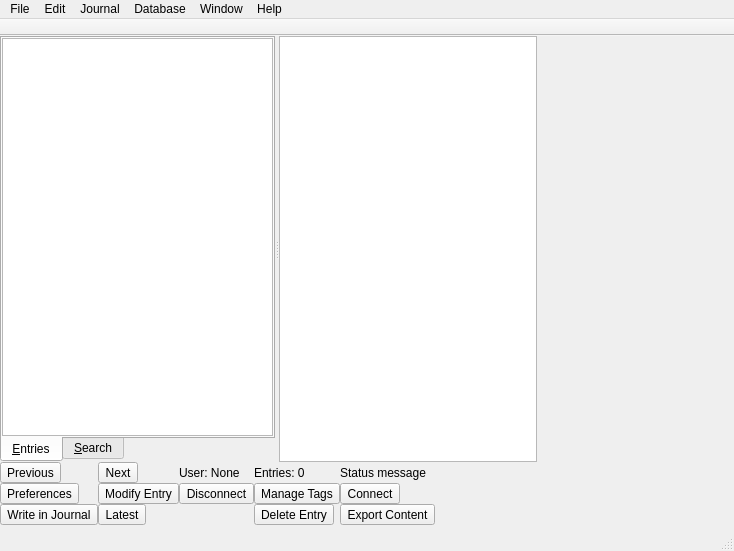
<?xml version="1.0" encoding="UTF-8"?>
<ui version="4.0">
 <class>MainWindow</class>
 <widget class="QMainWindow" name="MainWindow">
  <property name="geometry">
   <rect>
    <x>0</x>
    <y>0</y>
    <width>734</width>
    <height>551</height>
   </rect>
  </property>
  <property name="windowTitle">
   <string>RoboJournal 0.1</string>
  </property>
  <property name="windowIcon">
   <iconset resource="../images.qrc">
    <normaloff>:/icons/robojournal.ico</normaloff>:/icons/robojournal.ico</iconset>
  </property>
  <widget class="QWidget" name="centralWidget">
   <layout class="QGridLayout" name="gridLayout">
    <property name="margin">
     <number>0</number>
    </property>
    <property name="spacing">
     <number>0</number>
    </property>
    <item row="2" column="0">
     <widget class="QToolButton" name="LastEntry">
      <property name="toolTip">
       <string>Previous Entry</string>
      </property>
      <property name="text">
       <string>Previous</string>
      </property>
      <property name="icon">
       <iconset resource="../images.qrc">
        <normaloff>:/icons/resultset_first.png</normaloff>:/icons/resultset_first.png</iconset>
      </property>
      <property name="toolButtonStyle">
       <enum>Qt::ToolButtonTextBesideIcon</enum>
      </property>
     </widget>
    </item>
    <item row="2" column="1">
     <widget class="QToolButton" name="NextEntry">
      <property name="toolTip">
       <string>Next Entry</string>
      </property>
      <property name="text">
       <string>Next</string>
      </property>
      <property name="icon">
       <iconset resource="../images.qrc">
        <normaloff>:/icons/resultset_last.png</normaloff>:/icons/resultset_last.png</iconset>
      </property>
      <property name="toolButtonStyle">
       <enum>Qt::ToolButtonTextBesideIcon</enum>
      </property>
     </widget>
    </item>
    <item row="3" column="0">
     <widget class="QToolButton" name="ConfigButton">
      <property name="toolTip">
       <string>RoboJournal Preferences</string>
      </property>
      <property name="text">
       <string>Preferences</string>
      </property>
      <property name="icon">
       <iconset resource="../images.qrc">
        <normaloff>:/icons/wrench.png</normaloff>:/icons/wrench.png</iconset>
      </property>
      <property name="toolButtonStyle">
       <enum>Qt::ToolButtonTextBesideIcon</enum>
      </property>
     </widget>
    </item>
    <item row="3" column="1">
     <widget class="QToolButton" name="EditEntryButton">
      <property name="toolTip">
       <string>Modify Entry</string>
      </property>
      <property name="text">
       <string>Modify Entry</string>
      </property>
      <property name="icon">
       <iconset resource="../images.qrc">
        <normaloff>:/icons/modify2.png</normaloff>:/icons/modify2.png</iconset>
      </property>
      <property name="toolButtonStyle">
       <enum>Qt::ToolButtonTextBesideIcon</enum>
      </property>
     </widget>
    </item>
    <item row="3" column="2">
     <widget class="QToolButton" name="DisconnectButton">
      <property name="toolTip">
       <string>Disconnect</string>
      </property>
      <property name="text">
       <string>Disconnect</string>
      </property>
      <property name="icon">
       <iconset resource="../images.qrc">
        <normaloff>:/icons/disconnect.png</normaloff>:/icons/disconnect.png</iconset>
      </property>
      <property name="toolButtonStyle">
       <enum>Qt::ToolButtonTextBesideIcon</enum>
      </property>
     </widget>
    </item>
    <item row="3" column="3">
     <widget class="QToolButton" name="Tag">
      <property name="toolTip">
       <string>Manage Tags</string>
      </property>
      <property name="text">
       <string>Manage Tags</string>
      </property>
      <property name="icon">
       <iconset resource="../images.qrc">
        <normaloff>:/icons/tag_orange.png</normaloff>:/icons/tag_orange.png</iconset>
      </property>
      <property name="toolButtonStyle">
       <enum>Qt::ToolButtonTextBesideIcon</enum>
      </property>
     </widget>
    </item>
    <item row="3" column="4" colspan="2">
     <widget class="QToolButton" name="ConnectButton">
      <property name="toolTip">
       <string>Connect</string>
      </property>
      <property name="text">
       <string>Connect</string>
      </property>
      <property name="icon">
       <iconset resource="../images.qrc">
        <normaloff>:/icons/connect.png</normaloff>:/icons/connect.png</iconset>
      </property>
      <property name="toolButtonStyle">
       <enum>Qt::ToolButtonTextBesideIcon</enum>
      </property>
     </widget>
    </item>
    <item row="4" column="0">
     <widget class="QToolButton" name="WriteButton">
      <property name="toolTip">
       <string>Write in Journal</string>
      </property>
      <property name="text">
       <string>Write in Journal</string>
      </property>
      <property name="icon">
       <iconset resource="../images.qrc">
        <normaloff>:/icons/write2.png</normaloff>:/icons/write2.png</iconset>
      </property>
      <property name="toolButtonStyle">
       <enum>Qt::ToolButtonTextBesideIcon</enum>
      </property>
     </widget>
    </item>
    <item row="4" column="1">
     <widget class="QToolButton" name="TodayButton">
      <property name="toolTip">
       <string>Latest</string>
      </property>
      <property name="text">
       <string>Latest</string>
      </property>
      <property name="icon">
       <iconset resource="../images.qrc">
        <normaloff>:/icons/latest.png</normaloff>:/icons/latest.png</iconset>
      </property>
      <property name="toolButtonStyle">
       <enum>Qt::ToolButtonTextBesideIcon</enum>
      </property>
     </widget>
    </item>
    <item row="4" column="3">
     <widget class="QToolButton" name="DeleteEntry">
      <property name="toolTip">
       <string>Delete Entry</string>
      </property>
      <property name="text">
       <string>Delete Entry</string>
      </property>
      <property name="icon">
       <iconset resource="../images.qrc">
        <normaloff>:/icons/bin.png</normaloff>:/icons/bin.png</iconset>
      </property>
      <property name="toolButtonStyle">
       <enum>Qt::ToolButtonTextBesideIcon</enum>
      </property>
     </widget>
    </item>
    <item row="4" column="4" colspan="2">
     <widget class="QToolButton" name="ExportEntry">
      <property name="toolTip">
       <string>Export Content</string>
      </property>
      <property name="text">
       <string>Export Content</string>
      </property>
      <property name="icon">
       <iconset resource="../images.qrc">
        <normaloff>:/icons/external.png</normaloff>:/icons/external.png</iconset>
      </property>
      <property name="toolButtonStyle">
       <enum>Qt::ToolButtonTextBesideIcon</enum>
      </property>
     </widget>
    </item>
    <item row="2" column="2">
     <widget class="QLabel" name="Status_User">
      <property name="text">
       <string>User: None</string>
      </property>
     </widget>
    </item>
    <item row="2" column="4">
     <widget class="QLabel" name="StatusMessage">
      <property name="text">
       <string>Status message</string>
      </property>
     </widget>
    </item>
    <item row="5" column="0">
     <spacer name="verticalSpacer_2">
      <property name="orientation">
       <enum>Qt::Vertical</enum>
      </property>
      <property name="sizeType">
       <enum>QSizePolicy::Fixed</enum>
      </property>
      <property name="sizeHint" stdset="0">
       <size>
        <width>20</width>
        <height>4</height>
       </size>
      </property>
     </spacer>
    </item>
    <item row="2" column="3">
     <widget class="QLabel" name="TotalCount">
      <property name="text">
       <string>Entries: 0</string>
      </property>
     </widget>
    </item>
    <item row="0" column="0" colspan="5">
     <widget class="QSplitter" name="splitter">
      <property name="sizePolicy">
       <sizepolicy hsizetype="Preferred" vsizetype="Preferred">
        <horstretch>0</horstretch>
        <verstretch>0</verstretch>
       </sizepolicy>
      </property>
      <property name="frameShape">
       <enum>QFrame::Panel</enum>
      </property>
      <property name="lineWidth">
       <number>0</number>
      </property>
      <property name="orientation">
       <enum>Qt::Horizontal</enum>
      </property>
      <widget class="QTabWidget" name="tabWidget">
       <property name="tabPosition">
        <enum>QTabWidget::South</enum>
       </property>
       <property name="tabShape">
        <enum>QTabWidget::Rounded</enum>
       </property>
       <property name="currentIndex">
        <number>0</number>
       </property>
       <property name="usesScrollButtons">
        <bool>true</bool>
       </property>
       <widget class="QWidget" name="EntriesTab">
        <attribute name="icon">
         <iconset resource="../images.qrc">
          <normaloff>:/icons/document-tree.png</normaloff>:/icons/document-tree.png</iconset>
        </attribute>
        <attribute name="title">
         <string>&amp;Entries</string>
        </attribute>
        <layout class="QGridLayout" name="gridLayout_2">
         <property name="margin">
          <number>0</number>
         </property>
         <property name="spacing">
          <number>0</number>
         </property>
         <item row="0" column="0">
          <widget class="QTreeWidget" name="EntryList">
           <property name="midLineWidth">
            <number>1</number>
           </property>
           <property name="verticalScrollBarPolicy">
            <enum>Qt::ScrollBarAsNeeded</enum>
           </property>
           <property name="horizontalScrollBarPolicy">
            <enum>Qt::ScrollBarAlwaysOff</enum>
           </property>
           <property name="editTriggers">
            <set>QAbstractItemView::NoEditTriggers</set>
           </property>
           <property name="showDropIndicator" stdset="0">
            <bool>false</bool>
           </property>
           <property name="alternatingRowColors">
            <bool>true</bool>
           </property>
           <property name="allColumnsShowFocus">
            <bool>true</bool>
           </property>
           <property name="wordWrap">
            <bool>true</bool>
           </property>
           <property name="headerHidden">
            <bool>true</bool>
           </property>
           <property name="columnCount">
            <number>2</number>
           </property>
           <attribute name="headerVisible">
            <bool>false</bool>
           </attribute>
           <attribute name="headerCascadingSectionResizes">
            <bool>true</bool>
           </attribute>
           <attribute name="headerDefaultSectionSize">
            <number>300</number>
           </attribute>
           <attribute name="headerHighlightSections">
            <bool>false</bool>
           </attribute>
           <attribute name="headerMinimumSectionSize">
            <number>3</number>
           </attribute>
           <attribute name="headerShowSortIndicator" stdset="0">
            <bool>false</bool>
           </attribute>
           <attribute name="headerStretchLastSection">
            <bool>true</bool>
           </attribute>
           <column>
            <property name="text">
             <string notr="true">Journal entries</string>
            </property>
            <property name="toolTip">
             <string>Entry name sorted by year, month, and day.</string>
            </property>
           </column>
           <column>
            <property name="text">
             <string>Entry ID</string>
            </property>
            <property name="toolTip">
             <string>This is the row number in the database that the entry corresponds to.</string>
            </property>
           </column>
          </widget>
         </item>
        </layout>
       </widget>
       <widget class="QWidget" name="SearchTab">
        <attribute name="icon">
         <iconset resource="../images.qrc">
          <normaloff>:/icons/binocular.png</normaloff>:/icons/binocular.png</iconset>
        </attribute>
        <attribute name="title">
         <string>&amp;Search</string>
        </attribute>
        <layout class="QVBoxLayout" name="verticalLayout">
         <property name="spacing">
          <number>2</number>
         </property>
         <property name="margin">
          <number>0</number>
         </property>
         <item>
          <layout class="QGridLayout" name="gridLayout_3">
           <property name="leftMargin">
            <number>6</number>
           </property>
           <property name="topMargin">
            <number>6</number>
           </property>
           <property name="rightMargin">
            <number>6</number>
           </property>
           <property name="horizontalSpacing">
            <number>2</number>
           </property>
           <item row="0" column="0">
            <layout class="QHBoxLayout" name="horizontalLayout_2">
             <item>
              <widget class="QLabel" name="label">
               <property name="text">
                <string>Term</string>
               </property>
              </widget>
             </item>
             <item>
              <widget class="QLineEdit" name="SearchTerm"/>
             </item>
            </layout>
           </item>
           <item row="0" column="1">
            <widget class="QPushButton" name="SearchButton">
             <property name="toolTip">
              <string>Click to run a search with the current parameters.</string>
             </property>
             <property name="text">
              <string>Search</string>
             </property>
             <property name="icon">
              <iconset resource="../images.qrc">
               <normaloff>:/icons/binocular.png</normaloff>:/icons/binocular.png</iconset>
             </property>
            </widget>
           </item>
           <item row="1" column="0">
            <widget class="QComboBox" name="SearchFilter">
             <property name="currentIndex">
              <number>0</number>
             </property>
             <item>
              <property name="text">
               <string>Search by Tag</string>
              </property>
             </item>
             <item>
              <property name="text">
               <string>Pattern Match: Title Only</string>
              </property>
             </item>
             <item>
              <property name="text">
               <string>Pattern Match: Body Only</string>
              </property>
             </item>
             <item>
              <property name="text">
               <string>Pattern Match: Title + Body</string>
              </property>
             </item>
            </widget>
           </item>
           <item row="1" column="1">
            <widget class="QPushButton" name="ClearButton">
             <property name="toolTip">
              <string>&lt;!DOCTYPE HTML PUBLIC &quot;-//W3C//DTD HTML 4.0//EN&quot; &quot;http://www.w3.org/TR/REC-html40/strict.dtd&quot;&gt;
&lt;html&gt;&lt;head&gt;&lt;meta name=&quot;qrichtext&quot; content=&quot;1&quot; /&gt;&lt;style type=&quot;text/css&quot;&gt;
p, li { white-space: pre-wrap; }
&lt;/style&gt;&lt;/head&gt;&lt;body style=&quot; font-family:'MS Shell Dlg 2'; font-size:8.25pt; font-weight:400; font-style:normal;&quot;&gt;
&lt;p style=&quot; margin-top:0px; margin-bottom:0px; margin-left:0px; margin-right:0px; -qt-block-indent:0; text-indent:0px;&quot;&gt;&lt;span style=&quot; font-size:8pt;&quot;&gt;Click to clear everything (search term, results list, and the entry currently being viewed).&lt;/span&gt;&lt;/p&gt;&lt;/body&gt;&lt;/html&gt;</string>
             </property>
             <property name="text">
              <string>Clear All</string>
             </property>
            </widget>
           </item>
           <item row="2" column="0" colspan="2">
            <widget class="QCheckBox" name="WholeWords">
             <property name="text">
              <string>Search for &amp;whole words</string>
             </property>
            </widget>
           </item>
          </layout>
         </item>
         <item>
          <layout class="QHBoxLayout" name="horizontalLayout" stretch="0,1">
           <property name="leftMargin">
            <number>6</number>
           </property>
           <property name="rightMargin">
            <number>6</number>
           </property>
           <item>
            <widget class="QLabel" name="label_3">
             <property name="text">
              <string>Selected Tag</string>
             </property>
             <property name="alignment">
              <set>Qt::AlignRight|Qt::AlignTrailing|Qt::AlignVCenter</set>
             </property>
            </widget>
           </item>
           <item>
            <widget class="QComboBox" name="TagList">
             <property name="toolTip">
              <string>&lt;!DOCTYPE HTML PUBLIC &quot;-//W3C//DTD HTML 4.0//EN&quot; &quot;http://www.w3.org/TR/REC-html40/strict.dtd&quot;&gt;
&lt;html&gt;&lt;head&gt;&lt;meta name=&quot;qrichtext&quot; content=&quot;1&quot; /&gt;&lt;style type=&quot;text/css&quot;&gt;
p, li { white-space: pre-wrap; }
&lt;/style&gt;&lt;/head&gt;&lt;body style=&quot; font-family:'MS Shell Dlg 2'; font-size:8.25pt; font-weight:400; font-style:normal;&quot;&gt;
&lt;p style=&quot; margin-top:0px; margin-bottom:0px; margin-left:0px; margin-right:0px; -qt-block-indent:0; text-indent:0px;&quot;&gt;Click &lt;span style=&quot; font-weight:600;&quot;&gt;Search&lt;/span&gt; to display all entries marked with the currently-selected tag.&lt;/p&gt;&lt;/body&gt;&lt;/html&gt;</string>
             </property>
            </widget>
           </item>
          </layout>
         </item>
         <item>
          <spacer name="verticalSpacer">
           <property name="orientation">
            <enum>Qt::Vertical</enum>
           </property>
           <property name="sizeType">
            <enum>QSizePolicy::Fixed</enum>
           </property>
           <property name="sizeHint" stdset="0">
            <size>
             <width>20</width>
             <height>3</height>
            </size>
           </property>
          </spacer>
         </item>
         <item>
          <widget class="QTreeWidget" name="SearchList">
           <property name="showDropIndicator" stdset="0">
            <bool>false</bool>
           </property>
           <property name="rootIsDecorated">
            <bool>false</bool>
           </property>
           <property name="sortingEnabled">
            <bool>true</bool>
           </property>
           <property name="animated">
            <bool>false</bool>
           </property>
           <property name="allColumnsShowFocus">
            <bool>true</bool>
           </property>
           <property name="headerHidden">
            <bool>true</bool>
           </property>
           <property name="expandsOnDoubleClick">
            <bool>false</bool>
           </property>
           <attribute name="headerVisible">
            <bool>false</bool>
           </attribute>
           <column>
            <property name="text">
             <string>Entry</string>
            </property>
           </column>
           <column>
            <property name="text">
             <string>Date</string>
            </property>
           </column>
           <column>
            <property name="text">
             <string>Hits</string>
            </property>
           </column>
           <column>
            <property name="text">
             <string>id</string>
            </property>
           </column>
          </widget>
         </item>
         <item>
          <layout class="QHBoxLayout" name="horizontalLayout_3">
           <property name="spacing">
            <number>2</number>
           </property>
           <property name="topMargin">
            <number>0</number>
           </property>
           <property name="bottomMargin">
            <number>2</number>
           </property>
           <item>
            <spacer name="horizontalSpacer">
             <property name="orientation">
              <enum>Qt::Horizontal</enum>
             </property>
             <property name="sizeType">
              <enum>QSizePolicy::Fixed</enum>
             </property>
             <property name="sizeHint" stdset="0">
              <size>
               <width>6</width>
               <height>20</height>
              </size>
             </property>
            </spacer>
           </item>
           <item>
            <widget class="QLabel" name="SearchCount">
             <property name="text">
              <string>0 results</string>
             </property>
             <property name="alignment">
              <set>Qt::AlignLeading|Qt::AlignLeft|Qt::AlignVCenter</set>
             </property>
            </widget>
           </item>
          </layout>
         </item>
        </layout>
       </widget>
      </widget>
      <widget class="QTextEdit" name="Output">
       <property name="font">
        <font>
         <family>Verdana</family>
         <pointsize>14</pointsize>
        </font>
       </property>
       <property name="documentTitle">
        <string>Test</string>
       </property>
       <property name="readOnly">
        <bool>true</bool>
       </property>
      </widget>
     </widget>
    </item>
   </layout>
  </widget>
  <widget class="QMenuBar" name="menuBar">
   <property name="geometry">
    <rect>
     <x>0</x>
     <y>0</y>
     <width>734</width>
     <height>21</height>
    </rect>
   </property>
   <widget class="QMenu" name="menuFile">
    <property name="title">
     <string>File</string>
    </property>
    <addaction name="actionPrint"/>
    <addaction name="actionExport_Entry"/>
    <addaction name="separator"/>
    <addaction name="actionQuit"/>
   </widget>
   <widget class="QMenu" name="menuEdit">
    <property name="title">
     <string>Edit</string>
    </property>
    <addaction name="actionCopy"/>
    <addaction name="actionSelect_all"/>
    <addaction name="separator"/>
    <addaction name="actionPreferences_2"/>
   </widget>
   <widget class="QMenu" name="menuHelp">
    <property name="title">
     <string>Help</string>
    </property>
    <addaction name="actionHelp_file"/>
    <addaction name="separator"/>
    <addaction name="actionAbout_RoboJournal"/>
   </widget>
   <widget class="QMenu" name="menuView">
    <property name="title">
     <string>Window</string>
    </property>
    <widget class="QMenu" name="menuView_2">
     <property name="title">
      <string>Show</string>
     </property>
     <addaction name="actionMain_toolbar"/>
     <addaction name="actionEntry_List"/>
    </widget>
    <widget class="QMenu" name="menuToolbar_Position">
     <property name="title">
      <string>Toolbar position</string>
     </property>
     <addaction name="actionLeft_default"/>
     <addaction name="actionTop"/>
     <addaction name="actionRight"/>
    </widget>
    <addaction name="menuView_2"/>
    <addaction name="separator"/>
    <addaction name="menuToolbar_Position"/>
    <addaction name="separator"/>
    <addaction name="actionRestore_Splitter_Position"/>
   </widget>
   <widget class="QMenu" name="menuDatabase">
    <property name="title">
     <string>Database</string>
    </property>
    <addaction name="actionConnect"/>
    <addaction name="actionDisconnect"/>
    <addaction name="separator"/>
    <addaction name="actionJournal_Creator"/>
    <addaction name="actionJournal_Selector"/>
   </widget>
   <widget class="QMenu" name="menuJournal">
    <property name="title">
     <string>Journal</string>
    </property>
    <addaction name="actionLatest_Entry"/>
    <addaction name="actionPrevious_Entry"/>
    <addaction name="actionNext_Entry"/>
    <addaction name="actionManage_Tags_2"/>
    <addaction name="separator"/>
    <addaction name="actionWrite"/>
    <addaction name="actionEdit_Selected_Entry"/>
    <addaction name="actionDelete_Current_Entry"/>
   </widget>
   <addaction name="menuFile"/>
   <addaction name="menuEdit"/>
   <addaction name="menuJournal"/>
   <addaction name="menuDatabase"/>
   <addaction name="menuView"/>
   <addaction name="menuHelp"/>
  </widget>
  <widget class="QToolBar" name="mainToolBar">
   <property name="contextMenuPolicy">
    <enum>Qt::PreventContextMenu</enum>
   </property>
   <property name="windowTitle">
    <string>Main Toolbar</string>
   </property>
   <property name="layoutDirection">
    <enum>Qt::LeftToRight</enum>
   </property>
   <property name="movable">
    <bool>false</bool>
   </property>
   <property name="allowedAreas">
    <set>Qt::LeftToolBarArea|Qt::RightToolBarArea|Qt::TopToolBarArea</set>
   </property>
   <property name="iconSize">
    <size>
     <width>16</width>
     <height>16</height>
    </size>
   </property>
   <property name="toolButtonStyle">
    <enum>Qt::ToolButtonTextUnderIcon</enum>
   </property>
   <property name="floatable">
    <bool>false</bool>
   </property>
   <attribute name="toolBarArea">
    <enum>TopToolBarArea</enum>
   </attribute>
   <attribute name="toolBarBreak">
    <bool>false</bool>
   </attribute>
  </widget>
  <widget class="QStatusBar" name="statusBar">
   <property name="styleSheet">
    <string notr="true">QStatusBar::item {
border: none;
} </string>
   </property>
  </widget>
  <action name="actionWrite">
   <property name="icon">
    <iconset resource="../images.qrc">
     <normaloff>:/icons/write2.png</normaloff>:/icons/write2.png</iconset>
   </property>
   <property name="text">
    <string>Write in Journal</string>
   </property>
   <property name="shortcut">
    <string>F4</string>
   </property>
   <property name="iconVisibleInMenu">
    <bool>true</bool>
   </property>
  </action>
  <action name="actionPreferences">
   <property name="text">
    <string>Preferences</string>
   </property>
   <property name="menuRole">
    <enum>QAction::ApplicationSpecificRole</enum>
   </property>
  </action>
  <action name="actionMain_Toolbar">
   <property name="checkable">
    <bool>true</bool>
   </property>
   <property name="text">
    <string>Main Toolbar</string>
   </property>
   <property name="menuRole">
    <enum>QAction::NoRole</enum>
   </property>
   <property name="iconVisibleInMenu">
    <bool>true</bool>
   </property>
  </action>
  <action name="actionCut">
   <property name="icon">
    <iconset resource="../images.qrc">
     <normaloff>:/icons/cut.png</normaloff>:/icons/cut.png</iconset>
   </property>
   <property name="text">
    <string>Cut</string>
   </property>
   <property name="iconVisibleInMenu">
    <bool>true</bool>
   </property>
  </action>
  <action name="actionCopy">
   <property name="icon">
    <iconset>
     <normaloff>:/icons/copy.gif</normaloff>:/icons/copy.gif</iconset>
   </property>
   <property name="text">
    <string>Copy</string>
   </property>
   <property name="iconVisibleInMenu">
    <bool>true</bool>
   </property>
  </action>
  <action name="actionPaste">
   <property name="icon">
    <iconset>
     <normaloff>:/icons/action_paste.gif</normaloff>:/icons/action_paste.gif</iconset>
   </property>
   <property name="text">
    <string>Paste</string>
   </property>
   <property name="iconVisibleInMenu">
    <bool>true</bool>
   </property>
  </action>
  <action name="actionSelect_all">
   <property name="text">
    <string>Select All</string>
   </property>
  </action>
  <action name="actionPreferences_2">
   <property name="icon">
    <iconset resource="../images.qrc">
     <normaloff>:/icons/wrench.png</normaloff>:/icons/wrench.png</iconset>
   </property>
   <property name="text">
    <string>Preferences</string>
   </property>
   <property name="iconVisibleInMenu">
    <bool>true</bool>
   </property>
  </action>
  <action name="actionConnect">
   <property name="icon">
    <iconset resource="../images.qrc">
     <normaloff>:/icons/connect.png</normaloff>:/icons/connect.png</iconset>
   </property>
   <property name="text">
    <string>Connect</string>
   </property>
   <property name="shortcut">
    <string>F2</string>
   </property>
  </action>
  <action name="actionDisconnect">
   <property name="icon">
    <iconset resource="../images.qrc">
     <normaloff>:/icons/disconnect.png</normaloff>:/icons/disconnect.png</iconset>
   </property>
   <property name="text">
    <string>Disconnect</string>
   </property>
   <property name="shortcut">
    <string>F3</string>
   </property>
  </action>
  <action name="actionManage_Tags">
   <property name="icon">
    <iconset resource="../images.qrc">
     <normaloff>:/icons/tag_orange.png</normaloff>:/icons/tag_orange.png</iconset>
   </property>
   <property name="text">
    <string>Manage Tags</string>
   </property>
  </action>
  <action name="actionDelete_Current_Entry">
   <property name="icon">
    <iconset resource="../images.qrc">
     <normaloff>:/icons/bin.png</normaloff>:/icons/bin.png</iconset>
   </property>
   <property name="text">
    <string>Delete Entry</string>
   </property>
   <property name="shortcut">
    <string>Del</string>
   </property>
   <property name="iconVisibleInMenu">
    <bool>true</bool>
   </property>
  </action>
  <action name="actionEdit_Selected_Entry">
   <property name="icon">
    <iconset resource="../images.qrc">
     <normaloff>:/icons/modify2.png</normaloff>:/icons/modify2.png</iconset>
   </property>
   <property name="text">
    <string>Modify Entry</string>
   </property>
   <property name="shortcut">
    <string>F5</string>
   </property>
   <property name="iconVisibleInMenu">
    <bool>true</bool>
   </property>
  </action>
  <action name="actionKeyword_Search">
   <property name="text">
    <string>Keyword Search</string>
   </property>
   <property name="shortcut">
    <string>F8</string>
   </property>
  </action>
  <action name="actionHelp_file">
   <property name="text">
    <string>Documentation</string>
   </property>
   <property name="shortcut">
    <string>F1</string>
   </property>
  </action>
  <action name="actionAbout_RoboJournal">
   <property name="text">
    <string>About RoboJournal</string>
   </property>
  </action>
  <action name="actionToolbar">
   <property name="checkable">
    <bool>true</bool>
   </property>
   <property name="checked">
    <bool>true</bool>
   </property>
   <property name="text">
    <string>Main toolbar</string>
   </property>
  </action>
  <action name="actionLeft_default">
   <property name="text">
    <string>Left</string>
   </property>
   <property name="iconVisibleInMenu">
    <bool>false</bool>
   </property>
  </action>
  <action name="actionTop">
   <property name="text">
    <string>Top (default)</string>
   </property>
   <property name="iconVisibleInMenu">
    <bool>false</bool>
   </property>
  </action>
  <action name="actionRight">
   <property name="checkable">
    <bool>false</bool>
   </property>
   <property name="text">
    <string>Right</string>
   </property>
   <property name="iconVisibleInMenu">
    <bool>false</bool>
   </property>
  </action>
  <action name="actionMain_toolbar">
   <property name="checkable">
    <bool>true</bool>
   </property>
   <property name="checked">
    <bool>true</bool>
   </property>
   <property name="text">
    <string>Toolbar</string>
   </property>
  </action>
  <action name="actionQuit">
   <property name="text">
    <string>Quit</string>
   </property>
   <property name="shortcut">
    <string>Esc</string>
   </property>
  </action>
  <action name="actionLatest_Entry">
   <property name="icon">
    <iconset resource="../images.qrc">
     <normaloff>:/icons/latest.png</normaloff>:/icons/latest.png</iconset>
   </property>
   <property name="text">
    <string>Latest Entry</string>
   </property>
   <property name="shortcut">
    <string>F7</string>
   </property>
   <property name="iconVisibleInMenu">
    <bool>true</bool>
   </property>
  </action>
  <action name="actionPrevious_Entry">
   <property name="icon">
    <iconset resource="../images.qrc">
     <normaloff>:/icons/resultset_first.png</normaloff>:/icons/resultset_first.png</iconset>
   </property>
   <property name="text">
    <string>Previous Entry</string>
   </property>
   <property name="shortcut">
    <string>Left</string>
   </property>
   <property name="iconVisibleInMenu">
    <bool>true</bool>
   </property>
  </action>
  <action name="actionNext_Entry">
   <property name="icon">
    <iconset resource="../images.qrc">
     <normaloff>:/icons/resultset_last.png</normaloff>:/icons/resultset_last.png</iconset>
   </property>
   <property name="text">
    <string>Next Entry</string>
   </property>
   <property name="shortcut">
    <string>Right</string>
   </property>
   <property name="iconVisibleInMenu">
    <bool>true</bool>
   </property>
  </action>
  <action name="actionSetup_Wizard_2">
   <property name="icon">
    <iconset>
     <normaloff>:/icons/wand.png</normaloff>:/icons/wand.png</iconset>
   </property>
   <property name="text">
    <string>Setup Wizard</string>
   </property>
   <property name="iconVisibleInMenu">
    <bool>true</bool>
   </property>
  </action>
  <action name="actionPrint">
   <property name="icon">
    <iconset resource="../images.qrc">
     <normaloff>:/icons/printer.png</normaloff>:/icons/printer.png</iconset>
   </property>
   <property name="text">
    <string>Print</string>
   </property>
   <property name="shortcut">
    <string>Ctrl+P</string>
   </property>
   <property name="iconVisibleInMenu">
    <bool>true</bool>
   </property>
  </action>
  <action name="actionSave_Current_Entry">
   <property name="icon">
    <iconset resource="../images.qrc">
     <normaloff>:/icons/disk.png</normaloff>:/icons/disk.png</iconset>
   </property>
   <property name="text">
    <string>Export Entry</string>
   </property>
   <property name="toolTip">
    <string>Save current entry</string>
   </property>
  </action>
  <action name="actionManage_Tags_2">
   <property name="icon">
    <iconset resource="../images.qrc">
     <normaloff>:/icons/tag_orange.png</normaloff>:/icons/tag_orange.png</iconset>
   </property>
   <property name="text">
    <string>Manage Tags</string>
   </property>
   <property name="shortcut">
    <string>F6</string>
   </property>
   <property name="iconVisibleInMenu">
    <bool>true</bool>
   </property>
  </action>
  <action name="actionJournal_Creator">
   <property name="icon">
    <iconset resource="../images.qrc">
     <normaloff>:/icons/database_add.png</normaloff>:/icons/database_add.png</iconset>
   </property>
   <property name="text">
    <string>Journal Creator</string>
   </property>
   <property name="toolTip">
    <string>Create a new (blank) journal</string>
   </property>
   <property name="iconVisibleInMenu">
    <bool>true</bool>
   </property>
  </action>
  <action name="actionJournal_Selector">
   <property name="icon">
    <iconset resource="../images.qrc">
     <normaloff>:/icons/book.png</normaloff>:/icons/book.png</iconset>
   </property>
   <property name="text">
    <string>Journal Selector</string>
   </property>
   <property name="iconVisibleInMenu">
    <bool>true</bool>
   </property>
  </action>
  <action name="actionExport_Entry">
   <property name="icon">
    <iconset resource="../images.qrc">
     <normaloff>:/icons/external.png</normaloff>:/icons/external.png</iconset>
   </property>
   <property name="text">
    <string>Export Content</string>
   </property>
   <property name="toolTip">
    <string>Export content from your journal to a HTML or text file</string>
   </property>
   <property name="shortcut">
    <string>Ctrl+S</string>
   </property>
   <property name="iconVisibleInMenu">
    <bool>true</bool>
   </property>
  </action>
  <action name="actionEntry_List">
   <property name="checkable">
    <bool>true</bool>
   </property>
   <property name="icon">
    <iconset resource="../images.qrc">
     <normaloff>:/icons/application_side_expand.png</normaloff>
     <normalon>:/icons/application_side_contract.png</normalon>:/icons/application_side_expand.png</iconset>
   </property>
   <property name="text">
    <string>Entry List</string>
   </property>
   <property name="shortcut">
    <string>F11</string>
   </property>
  </action>
  <action name="actionNew_Preferences">
   <property name="text">
    <string>New Preferences</string>
   </property>
  </action>
  <action name="actionRestore_Splitter_Position">
   <property name="icon">
    <iconset resource="../images.qrc">
     <normaloff>:/icons/ui-splitter.png</normaloff>:/icons/ui-splitter.png</iconset>
   </property>
   <property name="text">
    <string>Revert splitter position</string>
   </property>
   <property name="toolTip">
    <string>Restore the splitter position to default (50:50)</string>
   </property>
  </action>
 </widget>
 <layoutdefault spacing="6" margin="11"/>
 <tabstops>
  <tabstop>ConnectButton</tabstop>
  <tabstop>DisconnectButton</tabstop>
  <tabstop>TodayButton</tabstop>
  <tabstop>LastEntry</tabstop>
  <tabstop>NextEntry</tabstop>
  <tabstop>Tag</tabstop>
  <tabstop>ExportEntry</tabstop>
  <tabstop>WriteButton</tabstop>
  <tabstop>EditEntryButton</tabstop>
  <tabstop>DeleteEntry</tabstop>
  <tabstop>ConfigButton</tabstop>
  <tabstop>tabWidget</tabstop>
  <tabstop>EntryList</tabstop>
  <tabstop>SearchTerm</tabstop>
  <tabstop>SearchButton</tabstop>
  <tabstop>SearchFilter</tabstop>
  <tabstop>ClearButton</tabstop>
  <tabstop>WholeWords</tabstop>
  <tabstop>TagList</tabstop>
  <tabstop>SearchList</tabstop>
  <tabstop>Output</tabstop>
 </tabstops>
 <resources>
  <include location="../images.qrc"/>
 </resources>
 <connections/>
</ui>
